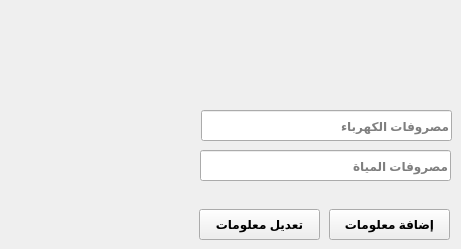
    <widget class="QWidget" name="tab_7">
     <attribute name="title">
      <string>الكهرباء</string>
     </attribute>
     <widget class="QLineEdit" name="txt_electricity_expenses">
      <property name="geometry">
       <rect>
        <x>201</x>
        <y>110</y>
        <width>251</width>
        <height>31</height>
       </rect>
      </property>
      <property name="font">
       <font>
        <weight>75</weight>
        <bold>true</bold>
       </font>
      </property>
      <property name="layoutDirection">
       <enum>Qt::RightToLeft</enum>
      </property>
      <property name="placeholderText">
       <string>مصروفات الكهرباء</string>
      </property>
     </widget>
     <widget class="QPushButton" name="btn_Update_ElectricityWater_Info">
      <property name="geometry">
       <rect>
        <x>199</x>
        <y>209</y>
        <width>121</width>
        <height>31</height>
       </rect>
      </property>
      <property name="font">
       <font>
        <weight>75</weight>
        <bold>true</bold>
       </font>
      </property>
      <property name="text">
       <string>تعديل معلومات</string>
      </property>
     </widget>
     <widget class="QPushButton" name="btn_Add_ElectricityWater_Info">
      <property name="geometry">
       <rect>
        <x>329</x>
        <y>209</y>
        <width>121</width>
        <height>31</height>
       </rect>
      </property>
      <property name="font">
       <font>
        <weight>75</weight>
        <bold>true</bold>
       </font>
      </property>
      <property name="text">
       <string>إضافة معلومات</string>
      </property>
     </widget>
     <widget class="QLineEdit" name="txt_water_expenses">
      <property name="geometry">
       <rect>
        <x>200</x>
        <y>150</y>
        <width>251</width>
        <height>31</height>
       </rect>
      </property>
      <property name="font">
       <font>
        <weight>75</weight>
        <bold>true</bold>
       </font>
      </property>
      <property name="placeholderText">
       <string>مصروفات المياة</string>
      </property>
     </widget>
    </widget>
